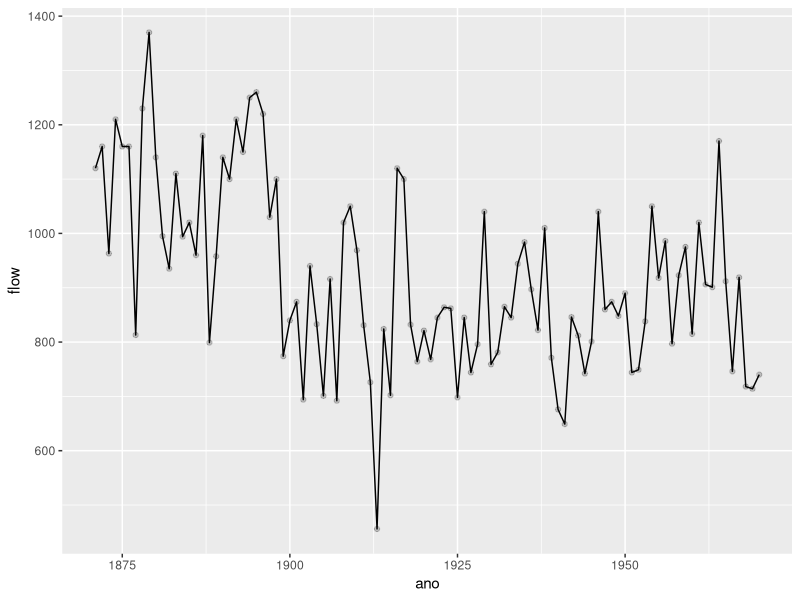
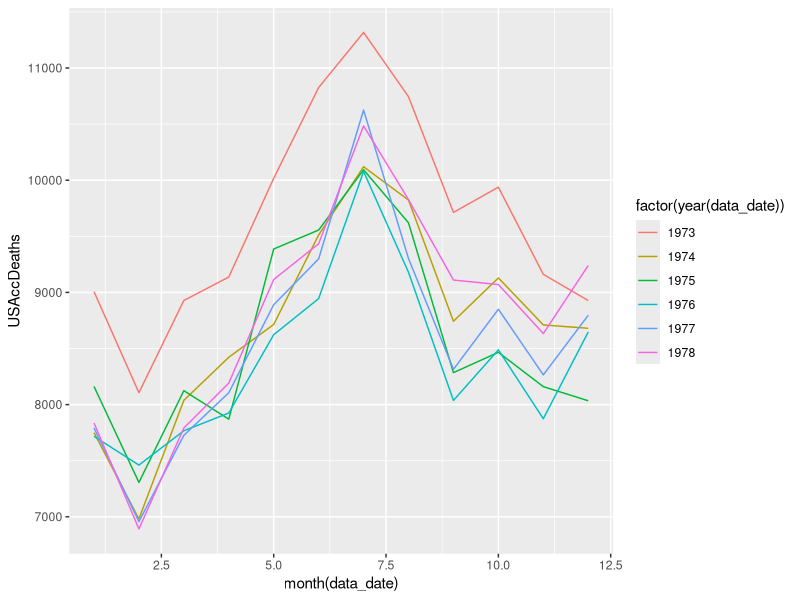
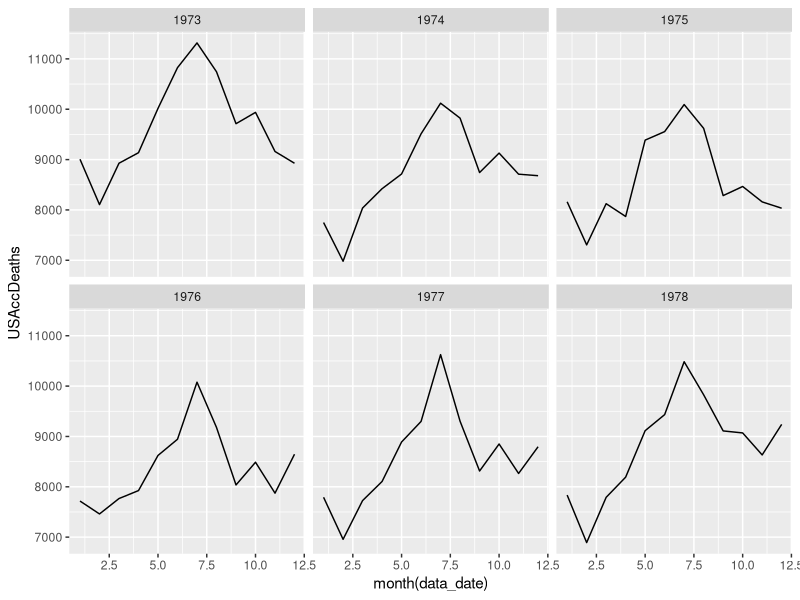
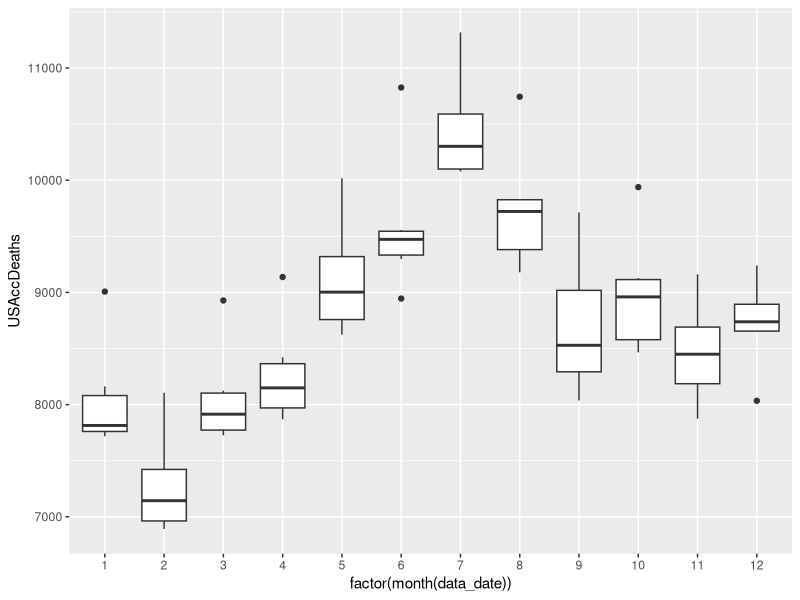
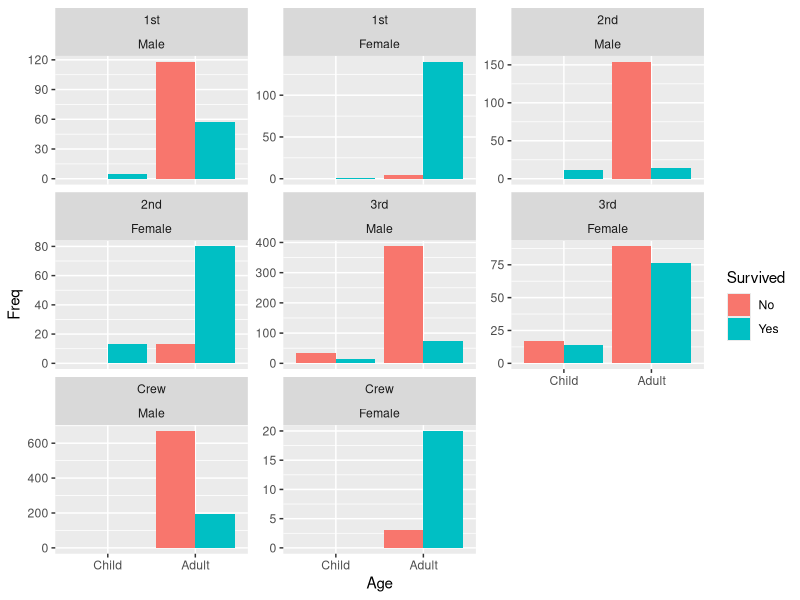
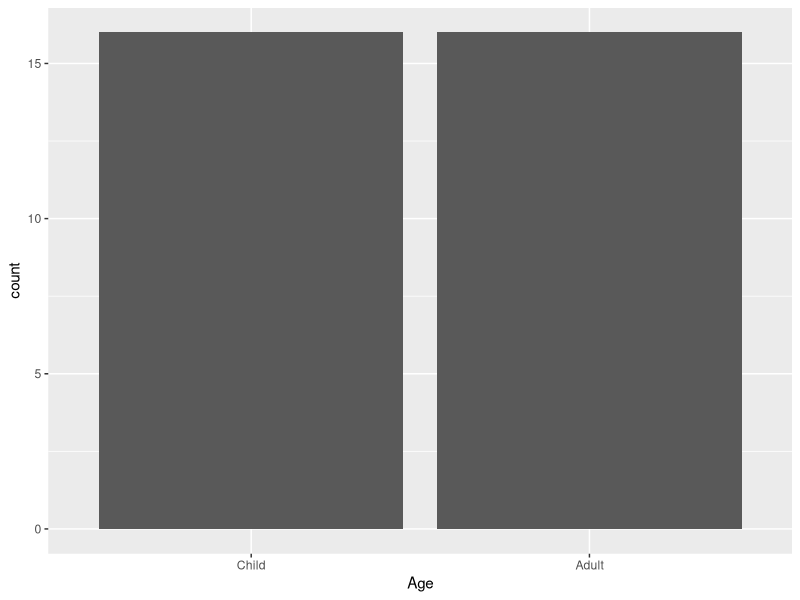
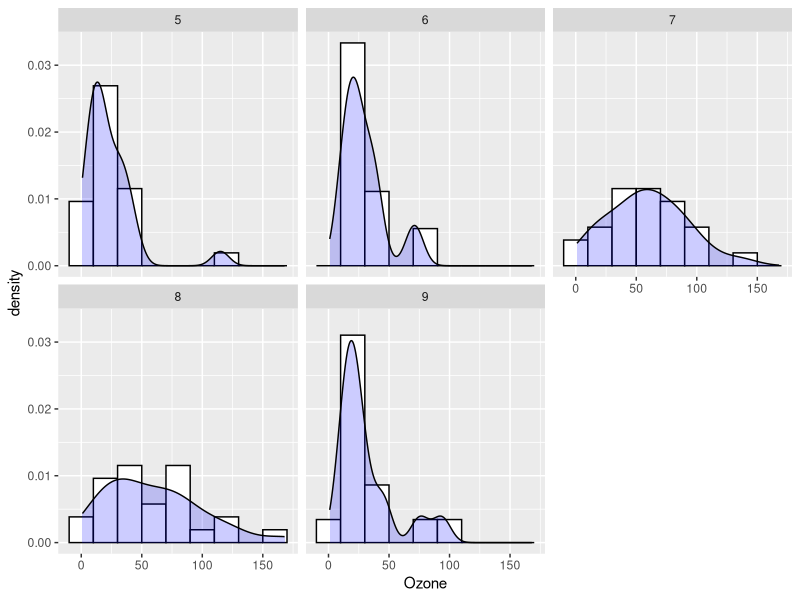

R code for these plots, in order:
### Script --- Aula 5 --- ggplot2

library(ggplot2)
library(magrittr)
library(dplyr)
library(tidyr)

### Banco de dados: Flow of the River Nile
#################################################

Nile

class(Nile)

# Fazer um gráfico da série
x <- data.frame(flow=Nile)

data.frame(flow=Nile) %>%
  mutate(ano=(1871:1970)) %>%
  ggplot() +
  geom_line(aes(x=ano, y=flow)) +
  geom_point(aes(x=ano, y=flow), alpha=.2)


# ESTUDE!!! (mas nao use)
###qplot(Nile)


### Banco de dados: Accidental Deaths in the US 1973-1978
###########################################################
library(lubridate)

data.frame(USAccDeaths) %>%
  mutate(data_date=ymd('1973-01-01') + months(0:71),
         data_date=as.Date(data_date)) %>%
  ggplot() +
  geom_line(aes(x=month(data_date),
                y=USAccDeaths,
                colour=factor(year(data_date))))

data.frame(USAccDeaths) %>%
  mutate(data_date=ymd('1973-01-01') + months(0:71),
         data_date=as.Date(data_date),
         ano=factor(year(data_date))) %>%
  ggplot() +
  geom_line(aes(x=month(data_date),
                y=USAccDeaths)) +
  facet_wrap(~ano)

data.frame(USAccDeaths) %>%
  mutate(data_date=ymd('1973-01-01') + months(0:71),
         data_date=as.Date(data_date),
         ano=factor(year(data_date))) %>%
  ggplot() +
  geom_boxplot(aes(x=factor(month(data_date)),
                y=USAccDeaths))

# 1) Fazer um gráfico da série

# 2) Fazer um gráfico do número médio de mortes por mês no período


### Banco de dados: Survival of passengers on the Titanic
###########################################################


# Fazer um gráfico de barras do número de sobreviventes/mortos dividindo
# por classe, gênero e idade.

data.frame(Titanic) %>%
  ggplot() +
  geom_bar(aes(x=Age, y=Freq, fill=Survived),
           stat='identity',
           position='dodge') +
  facet_wrap(~Class + Sex, scales='free_y')

data.frame(Titanic) %>%
  ggplot() +
  geom_bar(aes(x=Age))


### Banco de dados: New York Air Quality Measurements
###########################################################

airquality %>% head

# 1) Fazer um gráfico pela concentração de ozônio diária para cada mês considerado.

airquality %>%
  ggplot() +
  geom_histogram(aes(x=Ozone, y=..density..), fill='white', colour='black', binwidth=20) +
  geom_density(aes(x=Ozone), fill='blue', alpha=0.2, adjust=1) +
  facet_wrap(~Month)

# 2) Investigar indícios de associação entre o ozôniote a temperatura e ozônio
#    e a velocidade do vento.


### Banco de dados: Locations of Earthquakes off Fiji
###########################################################

quakes

# 1) Fazer um histograma da magnitude

# 2) Fazer um mapa das ocorrências

